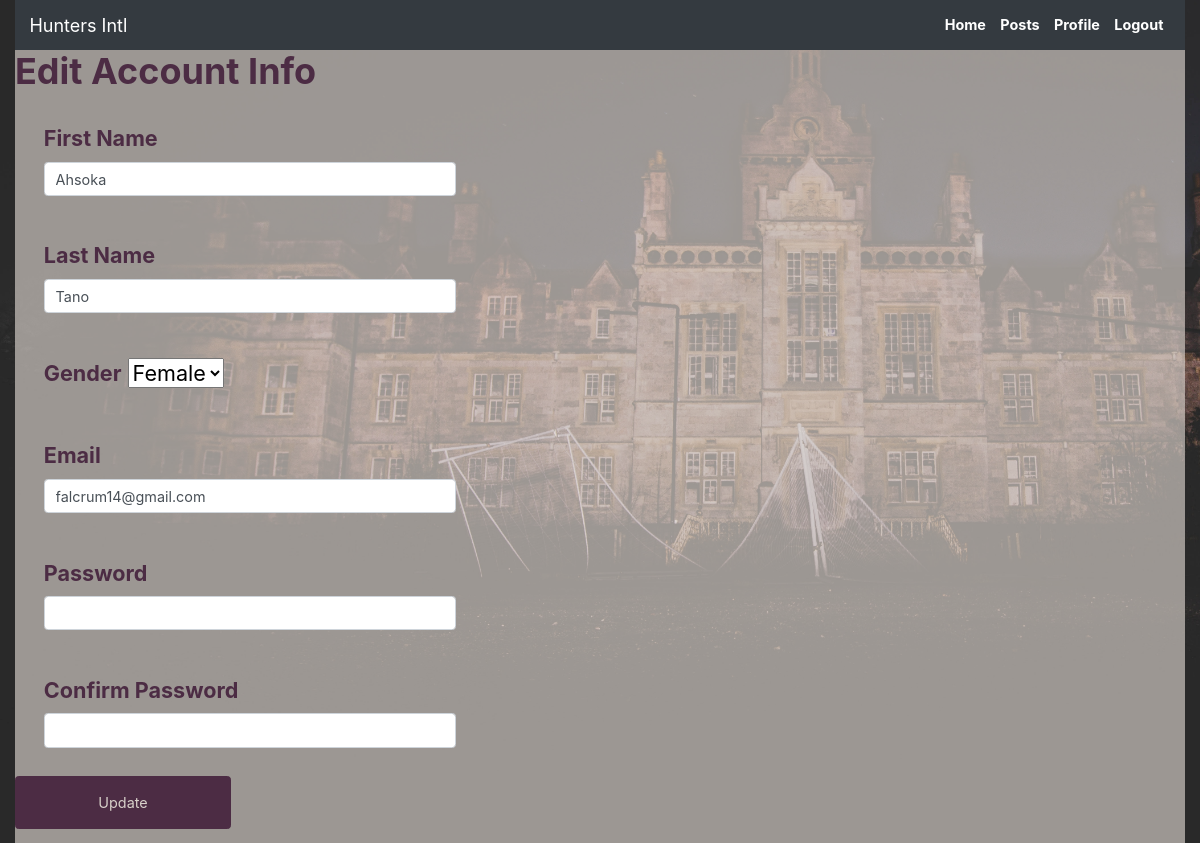
/edit_pg/1, run on the app's committed database.
### hunter_app/models.py (models this page shows)
class User(models.Model):
    first_name = models.CharField(max_length=50)
    last_name = models.CharField(max_length=50)
    gender = models.CharField(max_length=6)
    email = models.CharField(max_length=255)
    password = models.CharField(max_length=255)
    confirm_pw = models.CharField(max_length=255)
    objects = UserManager()

### hunter_app/views.py (the view)
# urls.py: path('edit_pg/<int:id>', views.edit_pg),
def edit_pg(request,id):
    context = {
        'user': User.objects.get(id=id)
    }
    return render(request, 'edit.html', context)

### hunter_app/templates/edit.html (shortened to what this page needs)
<!DOCTYPE html>
<html lang="en">
<head>
    <link rel="stylesheet" href="https://cdn.jsdelivr.net/npm/bootstrap@4.6.0/dist/css/bootstrap.min.css">
    {% load static %}
    <link rel="stylesheet" href="{% static 'css/style.css' %}">
</head>
<body>
    <div class="container-fluid">
        <header>
            <nav class="navbar navbar-expand-lg navbar-dark bg-dark">
            <a class="navbar-brand" href="/success">Hunters Intl</a>
                <div class="collapse navbar-collapse" id="navbarNav">
                    <ul class="navbar-nav ml-auto">
                        <li class="nav-item">
                            <a class="nav-link active" aria-current="page" href="/user_profile/{{user.id}}"><b>Home</b></a>
                        </li>
                        <li class="nav-item">
                            <a class="nav-link active" aria-current="page" href="/success"><b>Posts</b></a>
                        </li>
                        <li class="nav-item">
                            <a class="nav-link active" aria-current="page" href="/edit_pg/{{user.id}}"><b>Profile</b></a>
                        </li>
                        <li class="nav-item">
                            <a class="nav-link active" aria-current="page" href="/logout"><b>Logout</b></a>
                        </li>
                    </ul>
                </div>
            </nav>
        </header>
        <div class="wrapper">
            <div class="row">
                <div class="col-5">
                    <h1>Edit Account Info</h1>
                    <form action="/edit/{{user.id}}" method="POST">
                        <div class="form-group">
                            <label for="first_name">First Name</label>
                            <input name="first_name" type="text" class="form-control" value="{{user.first_name}}">
                        </div>
                        <div class="form-group">
                            <label for="last_name">Last Name</label>
                            <input name="last_name" type="text" class="form-control" value="{{user.last_name}}">
                        </div>
                        <div class="form-group">
                            <label for="gender">Gender</label>
                            <select name="gender" class="gender">
                                <option value="{{user.gender}}">{{user.gender}}</option>
                            </select>
                        </div>
                        <div class="form-group">
                            <label for="email">Email</label>
                            <input name="email" type="text" class="form-control" value="{{user.email}}">
                        </div>
                        <div class="form-group">
                            <label for="password">Password</label>
                            <input name="password" type="password" class="form-control">
                        </div>
                        <div class="form-group">
                            <label for="confirm_password">Confirm Password</label>
                            <input name="confirm_password" type="password" class="form-control">
                        </div>
                        <div class="form_group">
                            <button class="btn btn-dark" type="submit">Update</button>
                        </div>
                    </form>
                </div>
            </div>
        </div>
    </div>
</body>
</html>

### hunter_app/static/css/style.css (style rules this page uses)
:root { font-family: 'Franklin Gothic Medium', 'Arial Narrow', Arial, sans-serif; font-size: 90%; color: #4c2c44; }
.wrapper { background-color: #d8d1caa8; }
.gender { text-transform: capitalize; }
body { background-image: url('../image/castle.jpg'); background-size: cover; background-repeat: no-repeat; background-color: #333; background-attachment: fixed; }
* { box-sizing: border-box; margin: 0; padding: 0; }
h1, h2, h3, h4 { margin-bottom: 1rem; }
h1 { font-size: 5 rem; color:#4c2c44; font-weight: bold; margin-bottom: 1rem; }
label { font-weight: bold; }
.form-group { color: #4c2c44; font-size: 1.5rem; padding: 1rem; margin: 1rem; border-radius: 25px; }
.btn { font-size: 1rem; padding: 1rem; width: 15rem; text-align: center; border: 0.1rem solid #4c2c44; margin-bottom: 1rem; text-decoration: none; color: #d8d1ca; background-color: #4c2c44; }

### data on the page
User: first_name "Ahsoka", last_name "Tano", gender "female", email "falcrum14@gmail.com"
